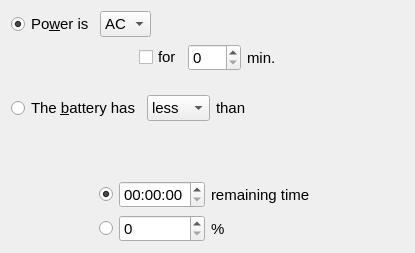
            <widget class="QWidget" name="tabPower">
             <attribute name="title">
              <string>Power</string>
             </attribute>
             <layout class="QGridLayout" name="gridLayout_13">
              <item row="1" column="0">
               <spacer name="verticalSpacer_4">
                <property name="orientation">
                 <enum>Qt::Vertical</enum>
                </property>
                <property name="sizeHint" stdset="0">
                 <size>
                  <width>20</width>
                  <height>13</height>
                 </size>
                </property>
               </spacer>
              </item>
              <item row="0" column="0">
               <layout class="QVBoxLayout" name="verticalLayout_5">
                <item>
                 <layout class="QHBoxLayout" name="horizontalLayout_6">
                  <item>
                   <widget class="QRadioButton" name="radioButtonPowerIs">
                    <property name="font">
                     <font>
                      <pointsize>11</pointsize>
                     </font>
                    </property>
                    <property name="locale">
                     <locale language="English" country="UnitedStates"/>
                    </property>
                    <property name="text">
                     <string>Po&amp;wer is</string>
                    </property>
                    <property name="checked">
                     <bool>true</bool>
                    </property>
                    <attribute name="buttonGroup">
                     <string notr="true">buttonGroupPowerMain</string>
                    </attribute>
                   </widget>
                  </item>
                  <item>
                   <widget class="QComboBox" name="comboBoxPowerACDC">
                    <property name="font">
                     <font>
                      <pointsize>11</pointsize>
                     </font>
                    </property>
                    <property name="locale">
                     <locale language="English" country="UnitedStates"/>
                    </property>
                    <item>
                     <property name="text">
                      <string>AC</string>
                     </property>
                    </item>
                    <item>
                     <property name="text">
                      <string>DC</string>
                     </property>
                    </item>
                   </widget>
                  </item>
                  <item>
                   <spacer name="horizontalSpacer_24">
                    <property name="orientation">
                     <enum>Qt::Horizontal</enum>
                    </property>
                    <property name="sizeHint" stdset="0">
                     <size>
                      <width>40</width>
                      <height>20</height>
                     </size>
                    </property>
                   </spacer>
                  </item>
                 </layout>
                </item>
                <item>
                 <layout class="QHBoxLayout" name="horizontalLayout_7">
                  <item>
                   <spacer name="horizontalSpacer_6">
                    <property name="orientation">
                     <enum>Qt::Horizontal</enum>
                    </property>
                    <property name="sizeHint" stdset="0">
                     <size>
                      <width>100</width>
                      <height>29</height>
                     </size>
                    </property>
                   </spacer>
                  </item>
                  <item>
                   <widget class="QCheckBox" name="checkBoxPowerFor">
                    <property name="font">
                     <font>
                      <pointsize>11</pointsize>
                     </font>
                    </property>
                    <property name="locale">
                     <locale language="English" country="UnitedStates"/>
                    </property>
                    <property name="text">
                     <string>for</string>
                    </property>
                   </widget>
                  </item>
                  <item>
                   <widget class="QSpinBox" name="spinBoxPowerMinutes">
                    <property name="font">
                     <font>
                      <pointsize>11</pointsize>
                     </font>
                    </property>
                    <property name="locale">
                     <locale language="English" country="UnitedStates"/>
                    </property>
                    <property name="maximum">
                     <number>300</number>
                    </property>
                   </widget>
                  </item>
                  <item>
                   <widget class="QLabel" name="labelPowerMinutes1">
                    <property name="font">
                     <font>
                      <pointsize>11</pointsize>
                     </font>
                    </property>
                    <property name="locale">
                     <locale language="English" country="UnitedStates"/>
                    </property>
                    <property name="text">
                     <string>min.</string>
                    </property>
                   </widget>
                  </item>
                  <item>
                   <spacer name="horizontalSpacer_9">
                    <property name="orientation">
                     <enum>Qt::Horizontal</enum>
                    </property>
                    <property name="sizeHint" stdset="0">
                     <size>
                      <width>48</width>
                      <height>29</height>
                     </size>
                    </property>
                   </spacer>
                  </item>
                 </layout>
                </item>
                <item>
                 <layout class="QHBoxLayout" name="horizontalLayout_8">
                  <item>
                   <spacer name="verticalSpacer_3">
                    <property name="orientation">
                     <enum>Qt::Vertical</enum>
                    </property>
                    <property name="sizeHint" stdset="0">
                     <size>
                      <width>163</width>
                      <height>17</height>
                     </size>
                    </property>
                   </spacer>
                  </item>
                 </layout>
                </item>
                <item>
                 <layout class="QHBoxLayout" name="horizontalLayout_9">
                  <item>
                   <widget class="QRadioButton" name="radioButtonPowerTheBatteryHas">
                    <property name="font">
                     <font>
                      <pointsize>11</pointsize>
                     </font>
                    </property>
                    <property name="locale">
                     <locale language="English" country="UnitedStates"/>
                    </property>
                    <property name="text">
                     <string>The &amp;battery has</string>
                    </property>
                    <attribute name="buttonGroup">
                     <string notr="true">buttonGroupPowerMain</string>
                    </attribute>
                   </widget>
                  </item>
                  <item>
                   <widget class="QComboBox" name="comboBoxPowerMoreLess">
                    <property name="font">
                     <font>
                      <pointsize>11</pointsize>
                     </font>
                    </property>
                    <property name="locale">
                     <locale language="English" country="UnitedStates"/>
                    </property>
                    <property name="currentText">
                     <string extracomment="context: The battery has LESS than">less </string>
                    </property>
                    <item>
                     <property name="text">
                      <string>less </string>
                     </property>
                    </item>
                    <item>
                     <property name="text">
                      <string extracomment="context: The battery has MORE than">more </string>
                     </property>
                    </item>
                   </widget>
                  </item>
                  <item>
                   <widget class="QLabel" name="labelPowerThan">
                    <property name="font">
                     <font>
                      <pointsize>11</pointsize>
                     </font>
                    </property>
                    <property name="locale">
                     <locale language="English" country="UnitedStates"/>
                    </property>
                    <property name="text">
                     <string extracomment="context: The battery has less|more THAN">than </string>
                    </property>
                   </widget>
                  </item>
                  <item>
                   <spacer name="horizontalSpacer_12">
                    <property name="orientation">
                     <enum>Qt::Horizontal</enum>
                    </property>
                    <property name="sizeHint" stdset="0">
                     <size>
                      <width>68</width>
                      <height>20</height>
                     </size>
                    </property>
                   </spacer>
                  </item>
                 </layout>
                </item>
               </layout>
              </item>
              <item row="3" column="0">
               <layout class="QGridLayout" name="gridLayout_10">
                <item row="0" column="0">
                 <spacer name="horizontalSpacer_7">
                  <property name="orientation">
                   <enum>Qt::Horizontal</enum>
                  </property>
                  <property name="sizeType">
                   <enum>QSizePolicy::Preferred</enum>
                  </property>
                  <property name="sizeHint" stdset="0">
                   <size>
                    <width>88</width>
                    <height>20</height>
                   </size>
                  </property>
                 </spacer>
                </item>
                <item row="0" column="1">
                 <widget class="QRadioButton" name="radioButtonPowerBatteryTime">
                  <property name="font">
                   <font>
                    <pointsize>11</pointsize>
                   </font>
                  </property>
                  <property name="locale">
                   <locale language="English" country="UnitedStates"/>
                  </property>
                  <property name="text">
                   <string/>
                  </property>
                  <property name="checked">
                   <bool>true</bool>
                  </property>
                  <attribute name="buttonGroup">
                   <string notr="true">buttonGroupPowerSnd</string>
                  </attribute>
                 </widget>
                </item>
                <item row="0" column="3">
                 <widget class="QLabel" name="labelPowerRemainingTim">
                  <property name="font">
                   <font>
                    <pointsize>11</pointsize>
                   </font>
                  </property>
                  <property name="locale">
                   <locale language="English" country="UnitedStates"/>
                  </property>
                  <property name="text">
                   <string>remaining time</string>
                  </property>
                 </widget>
                </item>
                <item row="0" column="4">
                 <spacer name="horizontalSpacer_11">
                  <property name="orientation">
                   <enum>Qt::Horizontal</enum>
                  </property>
                  <property name="sizeHint" stdset="0">
                   <size>
                    <width>88</width>
                    <height>29</height>
                   </size>
                  </property>
                 </spacer>
                </item>
                <item row="1" column="0">
                 <spacer name="horizontalSpacer_8">
                  <property name="orientation">
                   <enum>Qt::Horizontal</enum>
                  </property>
                  <property name="sizeHint" stdset="0">
                   <size>
                    <width>88</width>
                    <height>20</height>
                   </size>
                  </property>
                 </spacer>
                </item>
                <item row="1" column="1">
                 <widget class="QRadioButton" name="radioButtonPowerBatteryPercent">
                  <property name="font">
                   <font>
                    <pointsize>11</pointsize>
                   </font>
                  </property>
                  <property name="locale">
                   <locale language="English" country="UnitedStates"/>
                  </property>
                  <property name="text">
                   <string/>
                  </property>
                  <attribute name="buttonGroup">
                   <string notr="true">buttonGroupPowerSnd</string>
                  </attribute>
                 </widget>
                </item>
                <item row="1" column="2">
                 <widget class="QSpinBox" name="spinBoxPowerPercent">
                  <property name="font">
                   <font>
                    <pointsize>11</pointsize>
                   </font>
                  </property>
                  <property name="locale">
                   <locale language="English" country="UnitedStates"/>
                  </property>
                  <property name="maximum">
                   <number>100</number>
                  </property>
                 </widget>
                </item>
                <item row="1" column="3" colspan="2">
                 <widget class="QLabel" name="labelPowerPercent">
                  <property name="font">
                   <font>
                    <pointsize>11</pointsize>
                   </font>
                  </property>
                  <property name="locale">
                   <locale language="English" country="UnitedStates"/>
                  </property>
                  <property name="text">
                   <string notr="true">% </string>
                  </property>
                 </widget>
                </item>
                <item row="0" column="2">
                 <widget class="QTimeEdit" name="timeEditPower">
                  <property name="font">
                   <font>
                    <pointsize>11</pointsize>
                   </font>
                  </property>
                 </widget>
                </item>
               </layout>
              </item>
              <item row="2" column="0">
               <spacer name="verticalSpacer_22">
                <property name="orientation">
                 <enum>Qt::Vertical</enum>
                </property>
                <property name="sizeHint" stdset="0">
                 <size>
                  <width>20</width>
                  <height>40</height>
                 </size>
                </property>
               </spacer>
              </item>
             </layout>
            </widget>
